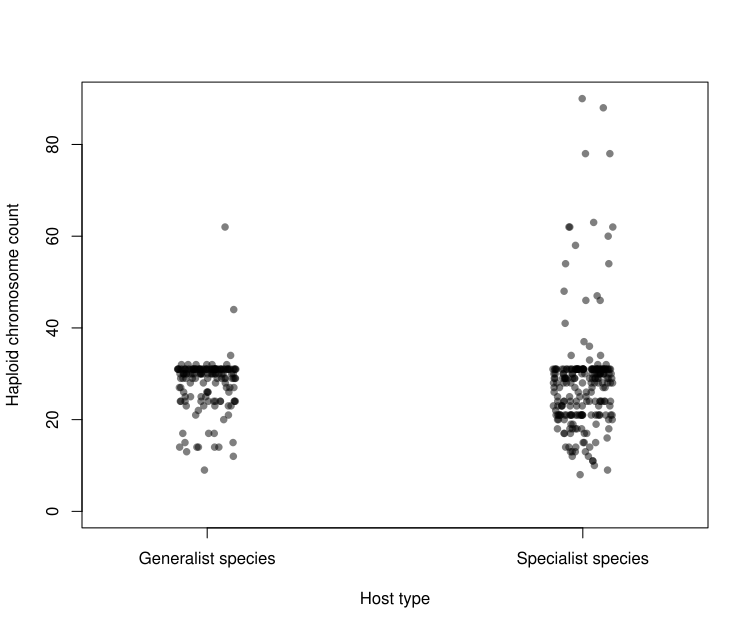

Here is the R script that generated this plot:
source("../rscripts/helper.functions - Copy.R")

library(ape)
library(ggplot2)
library(ggraptR)
library(phytools)
# read in data
dat <- read.delim("../data/chroms/chroms-working_copy.txt", as.is = T)
trees <- read.tree("../data/trees/processed.trees.new")
host <- read.csv("../data/hosts/papilionoidea-hosts.csv", as.is = T)

# fill in species for data
dat$SpecisName <- paste(dat$other.names.genera,
                        dat$other.names.species,
                        sep = "_")
dat$SpecisName[dat$SpecisName == "_"] <- paste(dat$Genus[dat$SpecisName == "_"],
                                               dat$species[dat$SpecisName == "_"],
                                               sep = "_")

# combine genus and species names to get the full name in hosts dataset and in
# chroms dataset
host$SpeciesNames <- paste(host$genus, host$species, sep = "_")
dat <- chromSampler(dat)
dat$male2N <- dat$male2N / 2

# remove NA
dat <- dat[!(is.na(dat$male2N)),]

ggplot(data = dat, aes(y = Family, x = male2N)) +
  geom_tile(stat="bin2d", position="identity", alpha=1, bins=200) +
  scale_x_continuous(breaks = seq(from = 0, to = 230, by = 10)) +
  theme_grey() + 
  scale_fill_viridis_c(trans = "log10", name = "Count")+
  xlab("Haploid chromosome number") + 
  ylab("Family")+
  theme(text=element_text(family="sans", face="plain", color="#000000", size=9, hjust=0.5, vjust=0.5))



##### some tests
# sample a single chromosome number when there is a range
new.dat <- chromSampler(dat = dat)
# remove species that lack male chromosome number data
new.dat <-  new.dat[!(is.na(new.dat$male2N)),]
# get the overlap between the traits and the phylogeny
overlap <- sp.matches(dat = new.dat, trees = trees)
# proccessed dat
processed.dat <- overlap$chroms
# rename tree and hosts species names
tree <- trees[[1]]
tree <- keep.tip(tree, overlap$name_corrections$name_on_tree)
# rename tree tip and host species name to reflect genera level matches
for(i in 1:Ntip(tree)){
  tree$tip.label[i] <- overlap$name_corrections$species_name[overlap$name_corrections$name_on_tree == tree$tip.label[i]]
}
host <- host[host$SpeciesNames %in% overlap$name_corrections$name_on_tree,]
for(i in 1:nrow(host)){
  host$SpeciesNames[i] <- overlap$name_corrections$species_name[overlap$name_corrections$name_on_tree == host$SpeciesNames[i]]
}
# make a new data table which has species names chromosome number and host type
MCMC.dat <- as.data.frame(matrix(data = NA,
                                 nrow = nrow(processed.dat),
                                 ncol = 3))
colnames(MCMC.dat) <- c("Species", "Chroms", "HostType")
MCMC.dat$Species <- processed.dat$SpecisName
MCMC.dat$Chroms <- processed.dat$male2N / 2
for(i in 1:nrow(MCMC.dat)){
  MCMC.dat$HostType[i] <- host$type[host$SpeciesNames == MCMC.dat$Species[i]]
}

MCMC.dat$Chroms <- MCMC.dat$Chroms * 2

# plot the distribution
# make the plot region
plot(x = NULL,
     y = NULL,
     xlim = c(0,1),
     ylim = c(0, max(MCMC.dat$Chroms)),
     xlab = "Host type",
     ylab = "Haploid chromosome count",xaxs = "i",
     xaxt = "n")

# plot tick marks
axis(side = 1,
     at= c(0.2,0.8), 
     labels= c("Generalist species", "Specialist species"))

# plot generalists
points(x = jitter(rep(.2, sum(MCMC.dat$HostType == 0)), 12),
       y = MCMC.dat$Chroms[MCMC.dat$HostType == 0],
       pch = 16,
       col = rgb(0,0,0,.5))

# plot specialists
points(x = jitter(rep(.8, sum(MCMC.dat$HostType == 1)), 3),
       y = MCMC.dat$Chroms[MCMC.dat$HostType == 1],
       pch = 16,
       col = rgb(0,0,0,.5))


var.test(MCMC.dat$Chroms ~ MCMC.dat$HostType)

var(MCMC.dat$Chroms[MCMC.dat$HostType == 1])
var(MCMC.dat$Chroms[MCMC.dat$HostType == 0])

chroms.1 <- (MCMC.dat$Chroms[MCMC.dat$HostType == 1])
names(chroms.1) <- MCMC.dat$Species[MCMC.dat$HostType == 1]

chroms.all <- MCMC.dat$Chroms
chroms.groups <- MCMC.dat$HostType

names(chroms.all) <- names(chroms.groups) <- MCMC.dat$Species

chroms.0 <- (MCMC.dat$Chroms[MCMC.dat$HostType == 0])
names(chroms.0) <- MCMC.dat$Species[MCMC.dat$HostType == 0]

t.test(MCMC.dat$Chroms ~ MCMC.dat$HostType)

phylANOVA(tree = tree,
          x = chroms.groups,
          y = chroms.all)

sum(is.na(MCMC.dat$Chroms[MCMC.dat$HostType == 0]))

tree <- force.ultrametric(tree)

contMap(tree = tree, x = chroms.all,, ftype = "off", lwd = 2,outline = F, type = "fan")
tiplabels(chroms.groups, offset = 3)
